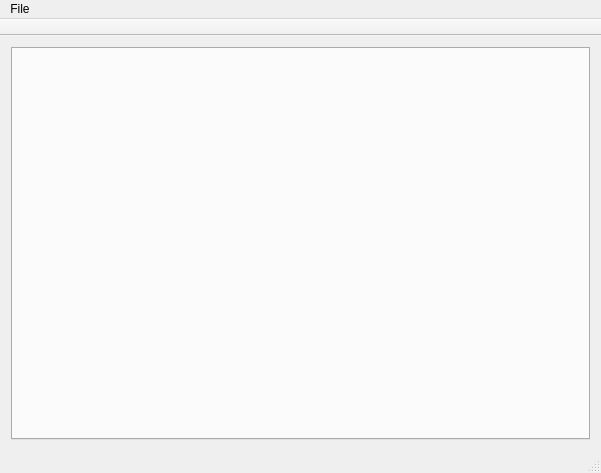
<?xml version="1.0" encoding="UTF-8"?>
<ui version="4.0">
 <class>SettingUI</class>
 <widget class="QMainWindow" name="SettingUI">
  <property name="geometry">
   <rect>
    <x>0</x>
    <y>0</y>
    <width>601</width>
    <height>473</height>
   </rect>
  </property>
  <property name="windowTitle">
   <string>Preferences</string>
  </property>
  <widget class="QWidget" name="centralWidget">
   <layout class="QHBoxLayout" name="horizontalLayout">
    <item>
     <widget class="QTabWidget" name="toolBox">
      <property name="currentIndex">
       <number>-1</number>
      </property>
     </widget>
    </item>
   </layout>
  </widget>
  <widget class="QMenuBar" name="menuBar">
   <property name="geometry">
    <rect>
     <x>0</x>
     <y>0</y>
     <width>601</width>
     <height>21</height>
    </rect>
   </property>
   <widget class="QMenu" name="menuFile">
    <property name="title">
     <string>File</string>
    </property>
    <addaction name="actionSave"/>
   </widget>
   <addaction name="menuFile"/>
  </widget>
  <widget class="QToolBar" name="mainToolBar">
   <property name="movable">
    <bool>false</bool>
   </property>
   <attribute name="toolBarArea">
    <enum>TopToolBarArea</enum>
   </attribute>
   <attribute name="toolBarBreak">
    <bool>false</bool>
   </attribute>
  </widget>
  <widget class="QStatusBar" name="statusBar"/>
  <action name="actionSave">
   <property name="text">
    <string>Save</string>
   </property>
   <property name="shortcut">
    <string>Ctrl+S</string>
   </property>
  </action>
 </widget>
 <layoutdefault spacing="6" margin="11"/>
 <resources/>
 <connections/>
</ui>
